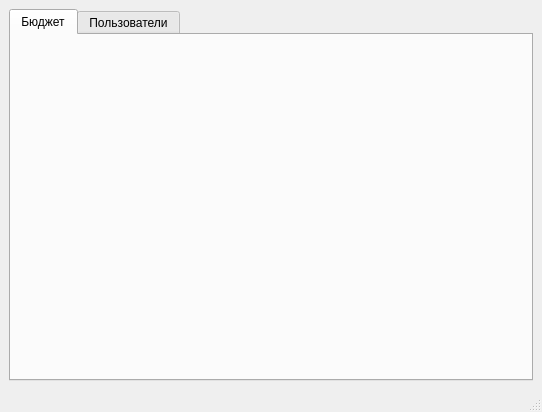
<?xml version="1.0" encoding="UTF-8"?>
<ui version="4.0">
 <class>MainWindow</class>
 <widget class="QMainWindow" name="MainWindow">
  <property name="geometry">
   <rect>
    <x>0</x>
    <y>0</y>
    <width>542</width>
    <height>412</height>
   </rect>
  </property>
  <property name="windowTitle">
   <string>MainWindow</string>
  </property>
  <widget class="QWidget" name="centralwidget">
   <layout class="QVBoxLayout" name="verticalLayout">
    <item>
     <widget class="QTabWidget" name="tabWidget">
      <property name="currentIndex">
       <number>0</number>
      </property>
      <widget class="QWidget" name="tab_1">
       <attribute name="title">
        <string>Бюджет</string>
       </attribute>
      </widget>
      <widget class="QWidget" name="tab_2">
       <attribute name="title">
        <string>Пользователи</string>
       </attribute>
      </widget>
     </widget>
    </item>
   </layout>
  </widget>
  <widget class="QStatusBar" name="statusbar"/>
 </widget>
 <resources/>
 <connections/>
</ui>
